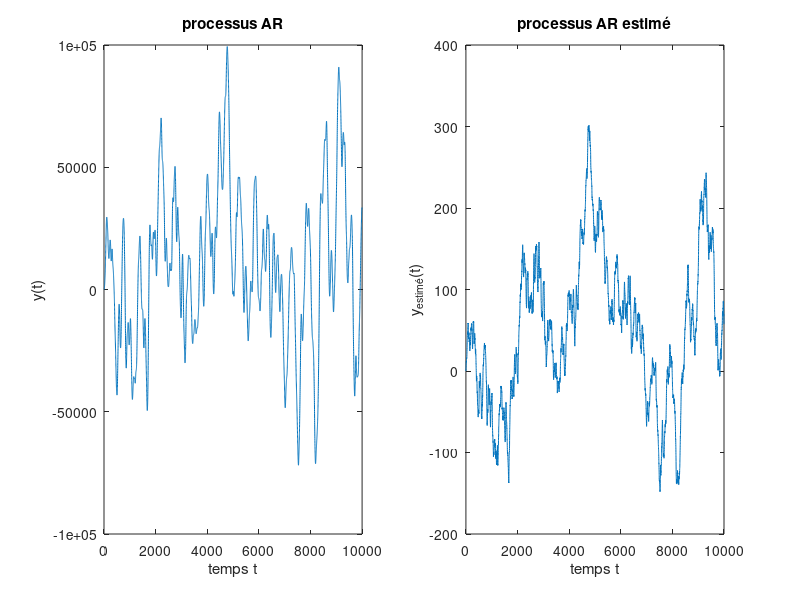

The MATLAB script that drew this image:
clear all
close all
clc;

%% Parametres
Te = 1;           % Periode d'échantillonnage en secondes
Fe = 1/Te;
N = 10000;        % Nombre d echantillons du processus AR
p = 4;            % Ordre du PAR
m = 0;            % Moyenne du BBGC
sigma_caree = 1;  % Variance du BBGC

axe_temps = 0:Te:Te*N-Te;
axe_freq = -Fe/2:Fe/N:Fe/2-Fe/N;

RSB = 10; % Rapport signal à bruit. Valeurs à tester : -5dB, 0dB, 10dB

%% Generation d'un processus AR
mod_poles = [0.92, 0.94,  0.96,  0.99]; % Les modules des poles de H(z)
par_ar    = poly(mod_poles);            % Les paramètres AR
bruit_ent = sigma_caree*randn(1,N);     % Le bruit BBGC en entrée du filtre
num       = [1 0];                      % numérateur : zeros
denom     = par_ar;                     % dénominateur : poles

H       = freqz(num, denom, 2*pi*axe_freq);   % Focntion de transfert H(z)
proc_ar = filter(num, denom, bruit_ent);      % Filtrage du BBGC avec H(z)

bruit = randn(1,N); 
Ps    = sum(proc_ar.^2)/N;                      % La puissance du signal 
Pb    = sum(bruit.^2)/N;                        % La puissance du bruit parasite
sigma_caree2   = sqrt((1/10^(RSB/10))*(Ps/Pb)); % La variance du bruit parasite
bruit_parasite = sigma_caree2*bruit;            % Bruit parasite

y = proc_ar;
% y = proc_ar + bruit_parasite; % Bruitage du processus AR

%% Estimation des parametres AR d'ordre P
r      = xcorr(y, 'biased', p+1);
maxi_r = find(r == max(r));         % L'indice du max de la correlation
rp0    = r(maxi_r:maxi_r+p-1);      % Les échantillons de 0 à P-1
Rp     = toeplitz(rp0);             % La matrice de Toeplitz
invRp  = inv(Rp);                   % L'inverse de la matrice Toeplitz
rp1    = r(maxi_r+1:maxi_r+p);      % Les échantillons de 1 à P
rp1    = rp1';

thetap = zeros(1,p);                % Les paramètres d'ordre P 
thetap(1,:) = (- invRp * rp1)';

%% Calcul du coefficient de réflexion d'ordre P+1
betap = flip(thetap);
rhop  = flip(rp1);

coef_ref(1)   = r(maxi_r+1)/r(maxi_r); % a_{1}^{(1)} = rx(1)/rx(0)
coef_ref(p+1) = (r(maxi_r+p+1) - sum(rhop.*thetap)) / (r(maxi_r) - sum(rp1.*thetap)); % a_{p+1}^{(p+1)}

%% Calcul du LAR correspondant
LAR(p+1) = log((1 + coef_ref(p+1)) / (1 - coef_ref(p+1)));

%% Processus AR estimé
num_est   = [1 0];                                    % numérateur : zeros
denom_est = [1,thetap];                               % dénominateur : poles
H_est     = freqz(num_est, denom_est, 2*pi*axe_freq); % Focntion de transfert H(z) estimee

proc_ar_est = filter(num_est, denom_est, bruit_ent);  % Filtrage d un BBGC avec H(z) estimee
y_est       = proc_ar_est;

%% Valider l'estimation en utilisant les fcts Matlab
[ar_estime, g] = lpc(proc_ar, p);

%% Affichage
fprintf("Les paramètres AR initiaux :\n");
disp(par_ar);
fprintf("Les paramètres AR estimés :\n");
disp([1,thetap]);
fprintf("Les paramètres AR estimés par matlab :\n");
disp(ar_estime);
fprintf("Les coefficients de réflexion :\n");
disp(coef_ref);
fprintf("Les Log Area Ratio :\n");
disp(LAR);

figure,
subplot(121), plot(axe_temps, y) 
title('processus AR'), xlabel('temps t'), ylabel('y(t)')
subplot(122), plot(axe_temps, y_est) 
title('processus AR estimé'), xlabel('temps t'), ylabel('y_{estimé}(t)')